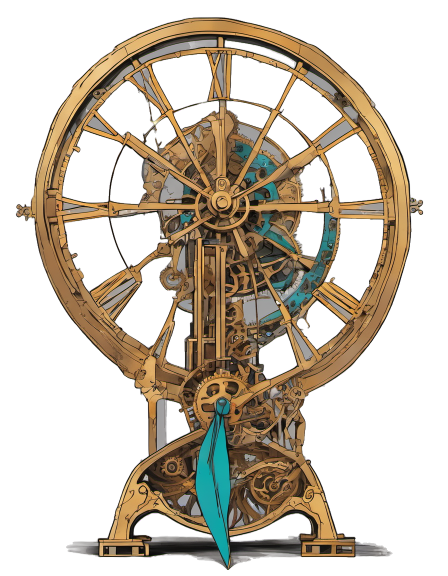
#> input picture art/pendulum-blade/cut.png, 896 x 1152 px, found by its file name (shown at 1/2 size)
$ python clean.py
#> lines starting #> are read from the running program, lines starting #| are printed output that depends on the picture; after the words box and inside, x2 and y2 are one past the last pixel; in counts of white or black regions, pixels touching at a corner belong together
# Removes the baked gray/black ground shadow under the base (it would flash with the body and cannot move with it). Alpha only.
# Below y 1066 only saturated paint (brass, teal) is kept, plus the two foot blocks. Reads cut.png, writes cut.clean.png.
from PIL import Image
import numpy as np
a = np.array(Image.open('art/pendulum-blade/cut.png').convert('RGBA'))
#> a is the input picture: shape (1152, 896, 4); mean R, G, B, A 148, 137.6, 123.5, 107.6
R, G, B = [a[..., i].astype(int) for i in range(3)]
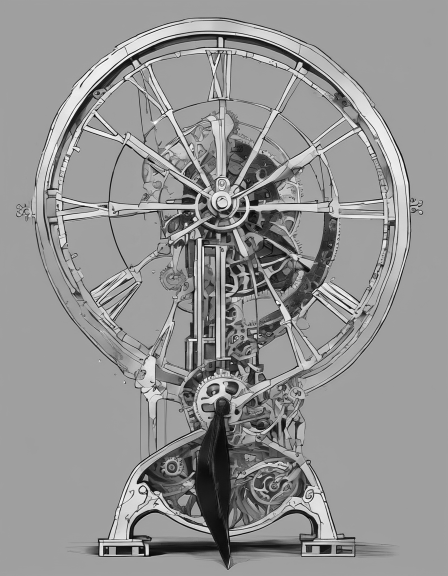
#> R: shape (1152, 896) int64 (shown at 1/2 size); min 0, max 255, mean 148
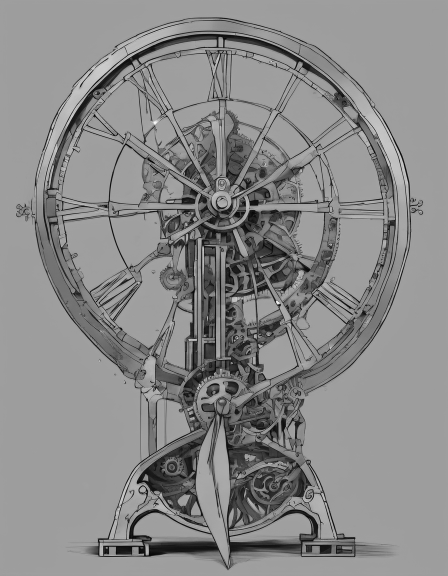
#> G: shape (1152, 896) int64 (shown at 1/2 size); min 0, max 255, mean 137.6
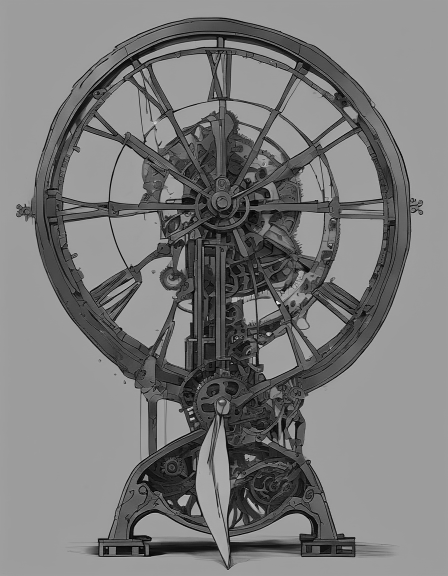
#> B: shape (1152, 896) int64 (shown at 1/2 size); min 0, max 252, mean 123.5
sat = np.max([R, G, B], axis=0) - np.min([R, G, B], axis=0)
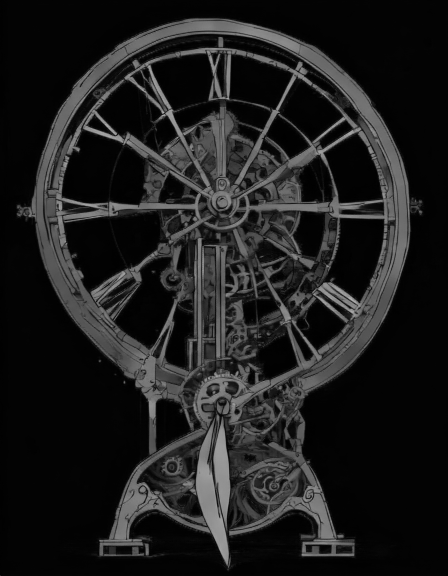
#> sat: shape (1152, 896) int64 (shown at 1/2 size); min 0, max 192, mean 29.8
keep = sat > 60
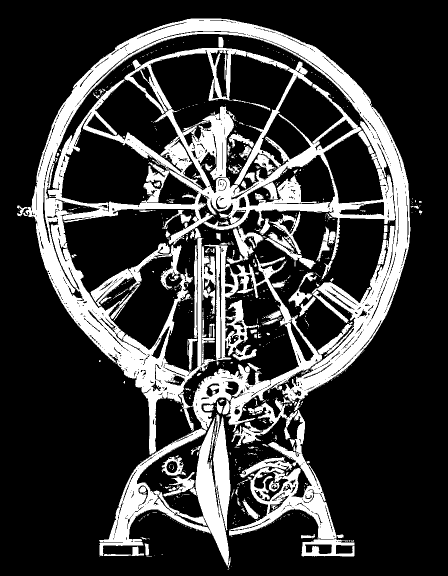
#> keep: shape (1152, 896) bool (shown at 1/2 size); 23% white; 910 white regions (785 under 20 px), largest, box (x1, y1, x2, y2) and area: (34, 37, 821, 910) 172334, (198, 829, 461, 1133) 23837, (458, 820, 709, 1113) 15962
for x0, y0, x1, y1 in [(190, 1066, 308, 1122), (592, 1066, 718, 1122)]:
    keep[y0:y1, x0:x1] = True
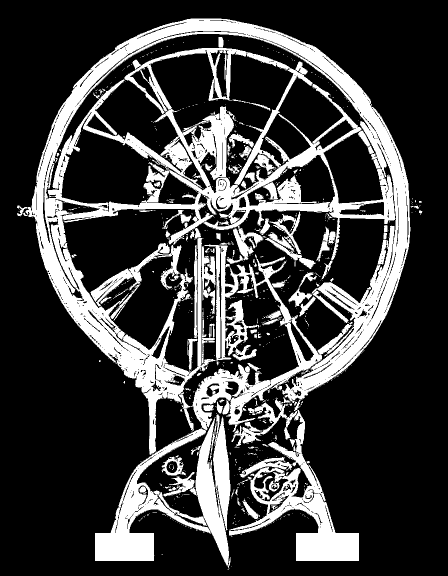
#> keep: shape (1152, 896) bool (shown at 1/2 size); 23.8% white; 899 white regions (779 under 20 px), largest, box (x1, y1, x2, y2) and area: (34, 37, 821, 910) 172334, (190, 829, 461, 1133) 28826, (458, 820, 718, 1122) 20615
below = np.zeros_like(keep); below[1066:, :] = True
a[below & ~keep, 3] = 0
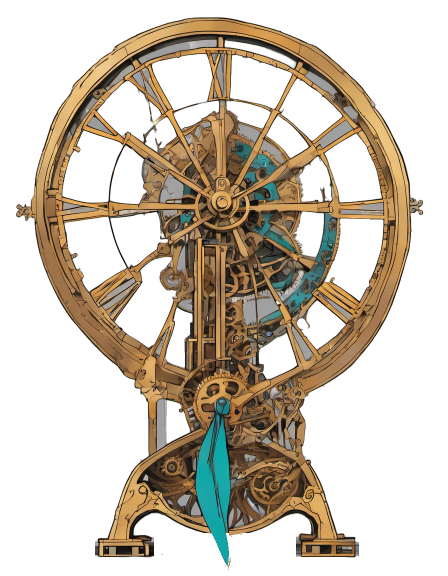
#> a: shape (1152, 896, 4) (shown at 1/2 size); 1.44% of pixels changed, all inside (x1, y1, x2, y2) = (132, 1066, 786, 1141); transparent parts drawn white
Image.fromarray(a).save('art/pendulum-blade/cut.clean.png')
print('ok')
